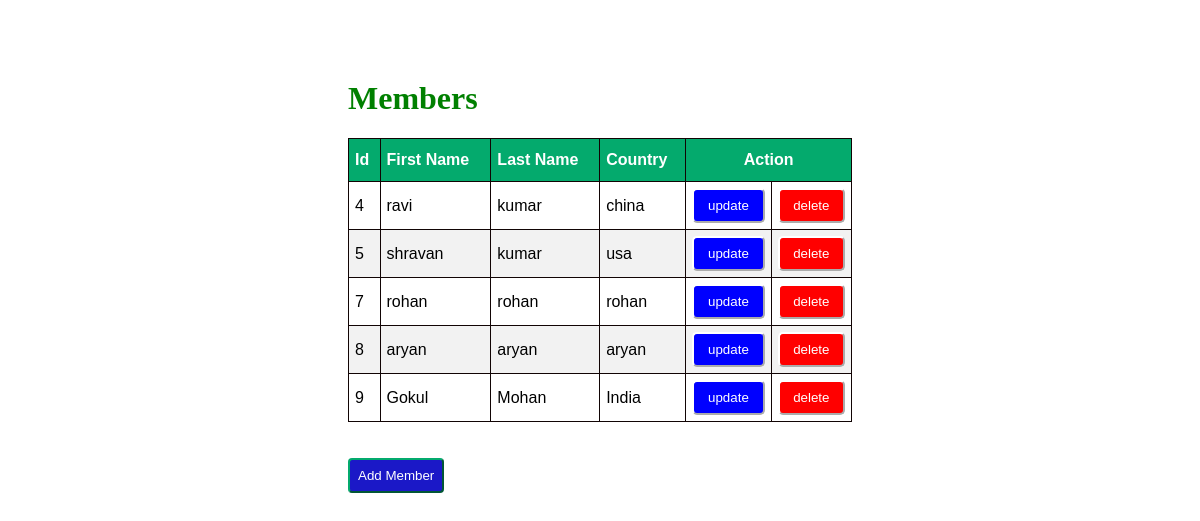
The page / on the database its author committed.
### newapp/models.py (models this page shows)
class Member(models.Model):
    firstname=models.CharField(max_length=100)
    lastname=models.CharField(max_length=100)
    country=models.CharField(max_length=100)

### newapp/views.py (the view)
# urls.py: path('',views.index,name="index"),
def index(request):
    mem=Member.objects.all()
    return render(request,'index.html',{'mem':mem})

### newapp/templates/index.html (shortened to what this page needs)
<!DOCTYPE html>
<html lang="en">
<head>
</head>
{% load static %}
<link rel="stylesheet" href="{% static 'style.css' %}">
<body>
    <div class="container">
        <h1>Members</h1>
        <table id="customers" border="1">
            <thead>
                <th>Id</th>
                <th>First Name</th>
                <th>Last Name</th>
                <th>Country</th>
                <th colspan="2" id="mid">Action</th>
            </thead>
            {% for x in mem %}
            <tr>
                <td>{{x.id}}</td>
                <td>{{x.firstname}}</td>
                <td>{{x.lastname}}</td>
                <td>{{x.country}}</td>
                <td>
                    <a href="update/{{x.id}}"><button id="up">update</button></a>
                </td>
                <td>
                    <a href="delete/{{x.id}}"><button id="del">delete</button></a>
                </td>
            </tr>
            {% endfor %}
        </table>
        <br><br>
        <a href="{% url 'add' %}"><button id="new3">Add Member</button></a>
    </div>
</body>
</html>

### newapp/static/style.css (style rules this page uses)
.container { margin: 80px 240px 60px 240px; padding: 0px 100px 100px 100px; }
#customers { font-family: Arial, Helvetica, sans-serif; border-collapse: collapse; width: 100%; }
#customers td, #customers th { border: 1px solid rgb(17, 4, 4); padding: 6px; }
#customers tr:nth-child(even) { background-color: #f2f2f2; }
#customers th { padding-top: 12px; padding-bottom: 12px; text-align: left; background-color: #04AA6D; color: white; }
#customers #mid { text-align: center; }
#customers #up { background-color: blue; border-color: white; border-radius: 5px; padding: 8px; color: white; }
#customers #del { background-color: red; border-color: white; border-radius: 5px; padding: 8px; color: white; }
#customers button { width: 100%; }
h1 { color: green; }
.container #new3 { padding: 8px; background-color: rgb(27, 24, 199); color: white; border-radius: 4px; border-color: #04AA6D; }

### rows shown on the page
Member: id "4", firstname "ravi", lastname "kumar", country "china"
Member: id "5", firstname "shravan", lastname "kumar", country "usa"
Member: id "7", firstname "rohan", lastname "rohan", country "rohan"
Member: id "8", firstname "aryan", lastname "aryan", country "aryan"
Member: id "9", firstname "Gokul", lastname "Mohan", country "India"
